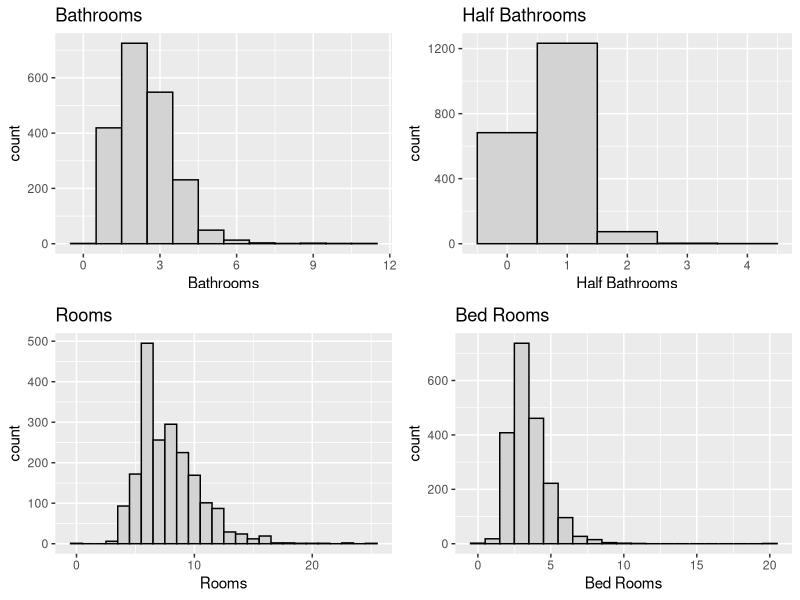
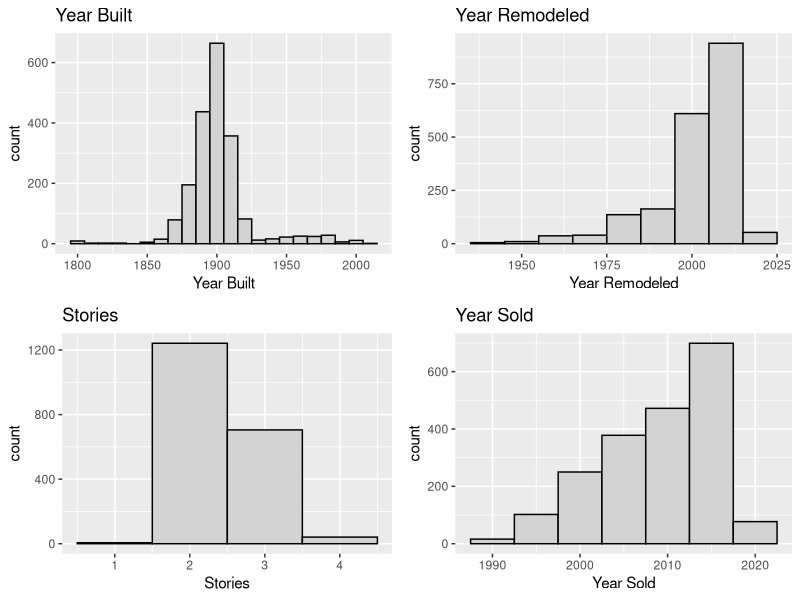
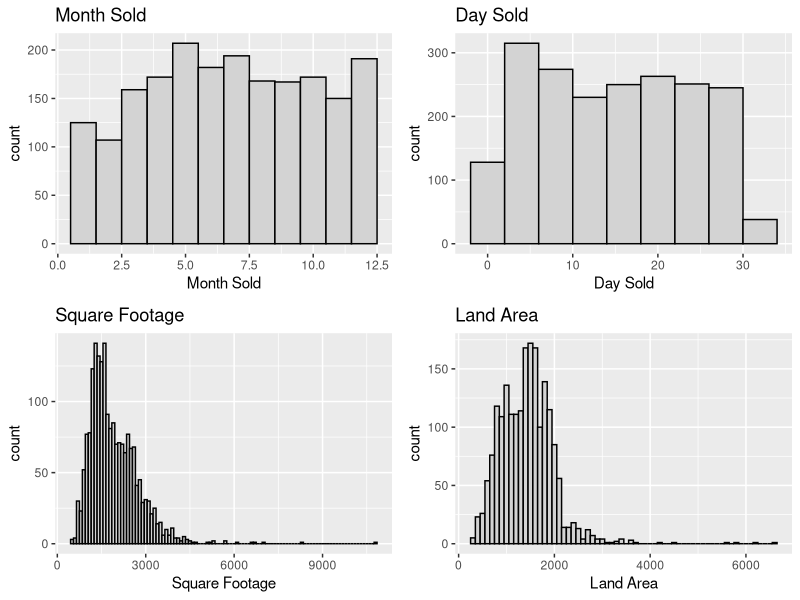
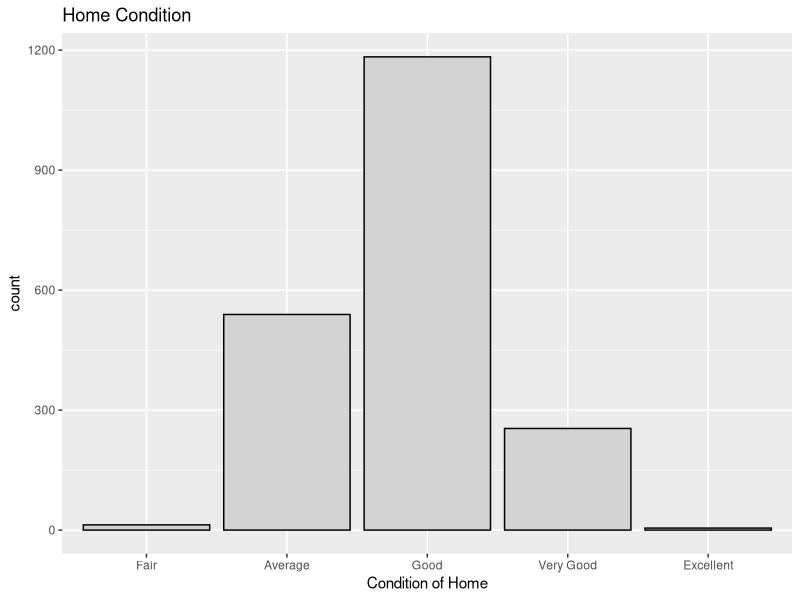
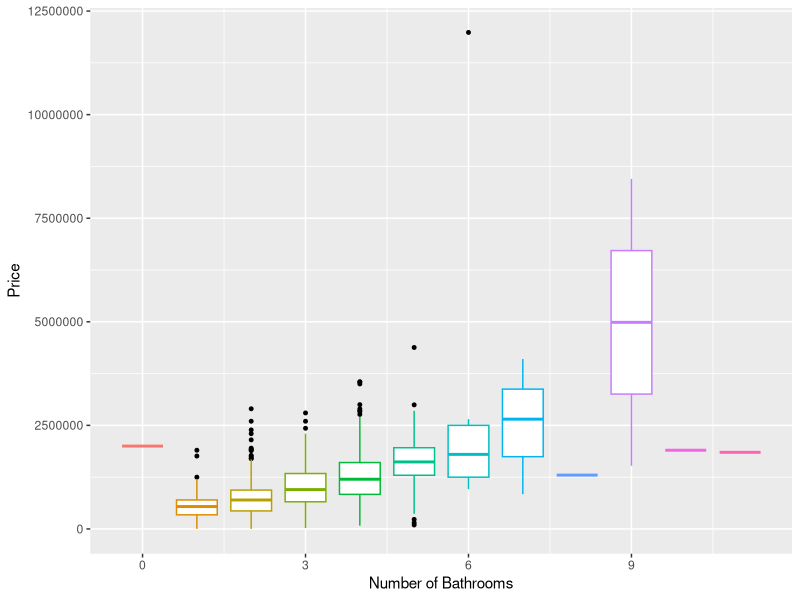
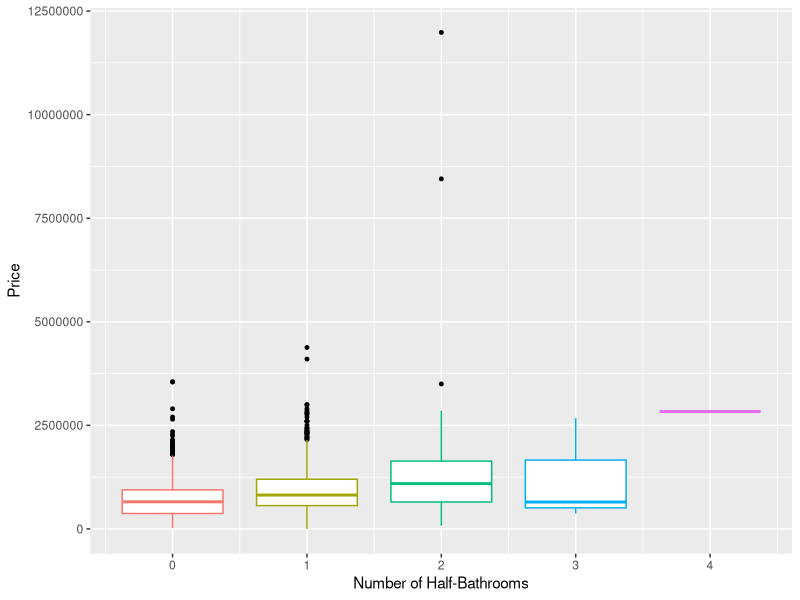
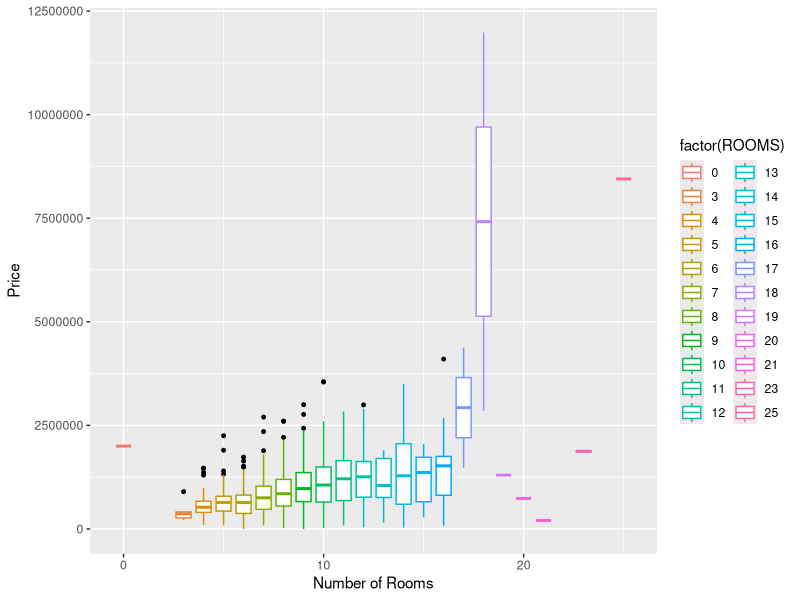
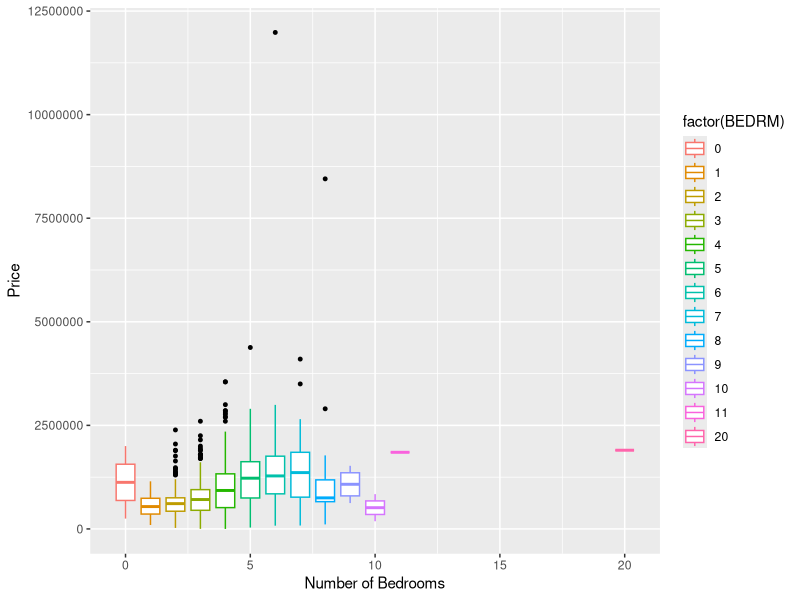

Write R code to recreate these figures, in order.
## ---- chunk 1
knitr::opts_chunk$set(echo = TRUE)
library(ggplot2)
library(dplyr)
library(readr)
library(car)
library(broom)
library(corrplot)
library(gridExtra)
## ---- chunk 2

houses <- read.csv("DC_properties_clean.csv")

excl_rows <- houses[sample(nrow(houses), 5), ] # Exclude Random Rows
houses <- setdiff(houses, excl_rows)

houses$CNDTN <- factor(houses$CNDTN, order = TRUE, levels = c("Fair", "Average", "Good", "Very Good", "Excellent"))

## ---- chunk 3

summary(houses)

require(gridExtra)

plot1 <- ggplot(houses, aes(x = BATHRM))+
  geom_histogram(color="black", fill="light gray", binwidth = 1)+
  labs(x="Bathrooms", title="Bathrooms")

plot2 <- ggplot(houses, aes(x = HF_BATHRM))+
  geom_histogram(color="black", fill="light gray", binwidth = 1)+
  labs(x="Half Bathrooms", title="Half Bathrooms")

plot3 <- ggplot(houses, aes(x = ROOMS))+
  geom_histogram(color="black", fill="light gray", binwidth = 1)+
  labs(x="Rooms", title="Rooms")

plot4 <- ggplot(houses, aes(x = BEDRM))+
  geom_histogram(color="black", fill="light gray", binwidth = 1)+
  labs(x="Bed Rooms", title="Bed Rooms")

grid.arrange(plot1, plot2, plot3, plot4, nrow =2, ncol = 2)



plot5 <- ggplot(houses, aes(x = AYB))+
  geom_histogram(color="black", fill="light gray", binwidth = 10)+
  labs(x="Year Built", title="Year Built")

plot6 <- ggplot(houses, aes(x = YR_RMDL))+
  geom_histogram(color="black", fill="light gray", binwidth = 10)+
  labs(x="Year Remodeled", title="Year Remodeled")

plot7 <- ggplot(houses, aes(x = STORIES))+
  geom_histogram(color="black", fill="light gray", binwidth = 1)+
  labs(x="Stories", title="Stories")

plot8 <- ggplot(houses, aes(x = SALEYEAR))+
  geom_histogram(color="black", fill="light gray", binwidth = 5)+
  labs(x="Year Sold", title="Year Sold")

grid.arrange(plot5, plot6, plot7, plot8, nrow =2, ncol = 2)



plot9 <- ggplot(houses, aes(x = SALEMONTH))+
  geom_histogram(color="black", fill="light gray", binwidth = 1)+
  labs(x="Month Sold", title="Month Sold")

plot10 <- ggplot(houses, aes(x = SALEDAY))+
  geom_histogram(color="black", fill="light gray", binwidth = 4)+
  labs(x="Day Sold", title="Day Sold")

plot11 <- ggplot(houses, aes(x = GBA))+
  geom_histogram(color="black", fill="light gray", binwidth = 100)+
  labs(x="Square Footage", title="Square Footage")

plot12 <- ggplot(houses, aes(x = LANDAREA))+
  geom_histogram(color="black", fill="light gray", binwidth = 100)+
  labs(x="Land Area", title="Land Area")

grid.arrange(plot9, plot10, plot11, plot12, nrow =2, ncol = 2)


ggplot(houses, aes(x = CNDTN))+
  geom_bar(color="black", fill="light gray")+
  labs(x="Condition of Home", title="Home Condition")



# Boxplots to identify outliers
#For many of these we had to factor the variables within the boxplot to have a more accurate look at where the outliers are. For example, because there are so many years, lumping them all together for AYB & YR_RMDL doesnt make sense.

ggplot(houses, aes(x=BATHRM, y = PRICE, color = factor(BATHRM))) +
  geom_boxplot(outlier.color = "black", outlier.size = 1, show.legend = FALSE) +
  labs(x="Number of Bathrooms", y="Price")
    
ggplot(houses, aes(x=HF_BATHRM, y=PRICE, color = factor(HF_BATHRM))) +
  geom_boxplot(outlier.color = "black", outlier.size = 1, show.legend = FALSE) +
  labs(x="Number of Half-Bathrooms", y="Price")

ggplot(houses, aes(x=ROOMS, y=PRICE, color = factor(ROOMS))) +
  geom_boxplot(outlier.color = "black", outlier.size = 1) +
  labs(x="Number of Rooms", y="Price")

ggplot(houses, aes(x=BEDRM, y=PRICE, color = factor(BEDRM))) +
  geom_boxplot(outlier.color = "black", outlier.size = 1) +
  labs(x="Number of Bedrooms", y="Price")


ggplot(houses, aes(x=AYB, y=PRICE, color = factor(AYB))) +
  geom_boxplot(outlier.color = "black", outlier.size = 1, show.legend = FALSE) +
  labs(x="Year Built", y="Price")

ggplot(houses, aes(x=YR_RMDL, y=PRICE, color = factor(YR_RMDL))) +
  geom_boxplot(outlier.color = "black", outlier.size = 1, show.legend = FALSE) +
  labs(x="Year Remodeled", y="Price") +
  coord_flip()

ggplot(houses, aes(x=STORIES, y=PRICE, color = factor(STORIES))) +
  geom_boxplot(outlier.color = "black", outlier.size = 1) +
  labs(x="Number of Stories", y="Price")

ggplot(houses, aes(x=SALEYEAR, y=PRICE, color = factor(SALEYEAR))) +
  geom_boxplot(outlier.color = "black", outlier.size = 1) +
  labs(x="Year of Most Recent Sale", y="Price")

ggplot(houses, aes(x=GBA, y=PRICE)) +
  geom_boxplot(outlier.color = "black", outlier.size = 1) +
  labs(x="Gross Building Area", y="Price")

ggplot(houses, aes(x=CNDTN, y=PRICE, color = factor(CNDTN))) +
  geom_boxplot(outlier.color = "black", outlier.size = 1) +
  labs(x="Condition", y="Price")

ggplot(houses, aes(x=LANDAREA, y=PRICE)) +
  geom_boxplot(outlier.color = "black", outlier.size = 1) +
  labs(x="Land Area", y="Price")

## ---- chunk 4

## ---- chunk 5

# scatterplots


# price by room
room_price <- ggplot(houses, aes(x = ROOMS, y = PRICE))
room_price_plot <- room_price + geom_point()

# price by year
year_price <- ggplot(houses, aes(x = SALEYEAR, y = PRICE))
year_price_plot <- year_price + geom_point()


# price by month
month_price <- ggplot(houses, aes(x = SALEMONTH, y = PRICE))
month_price_plot <- month_price + geom_point()

# price by day of month
day_price <- ggplot(houses, aes(x = SALEDAY, y = PRICE))
day_price_plot <-  day_price + geom_point()

grid.arrange(room_price_plot, year_price_plot, month_price_plot, day_price_plot, nrow = 2,  ncol = 2)

## ---- chunk 6

# Use corrplot to display a correlation matrix of that variables

corr_matrix <- cor(data.frame(houses$HF_BATHRM, houses$BATHRM, houses$ROOMS, houses$BEDRM,houses$AYB, houses$YR_RMDL, houses$PRICE, houses$SALEYEAR, houses$STORIES, houses$LANDAREA, houses$GBA))
colnames(corr_matrix) <- c("Half-bath", "Bathrooms", "Rooms", "Bedrooms", "Year Built", "Year Remodeled", "Price", "Sale Year", "Stories", "Landarea", "Building Area")
rownames(corr_matrix) <- c("Half-bath", "Bathrooms", "Rooms", "Bedrooms", "Year Built", "Year Remodeled", "Price", "Sale Year", "Stories", "Landarea", "Building Area")
corrplot(corr_matrix, type = "upper", order = "hclust", 
         tl.col = "black", tl.srt = 36, insig = NULL)

## ---- chunk 7

# 5. Identification and evaluation of suitable model

fit <- lm(data = houses, PRICE ~ BATHRM + HF_BATHRM  + ROOMS + BEDRM + AYB + YR_RMDL + STORIES + SALEMONTH + SALEDAY + SALEYEAR + GBA + CNDTN + LANDAREA)

# Review p-values, check sign of estimates

summary(fit)

## ---- chunk 8

# Review ANOVA and compare F statistic

anova(fit)

## ---- chunk 9

# Residual plot and look for non-constant variance

fit.df <- augment(fit)
ggplot(fit.df, aes(x = .fitted, y = .resid))+
  geom_point()+
  geom_hline(yintercept = 0, linetype = 2)+
  labs( x = "Fitted Values", y = "Residuals")

## ---- chunk 10
# Shapiro-Wilk test for normality

shapiro.test(fit$residuals)

## ---- chunk 11
# ncvTest for constant variance

ncvTest(fit)

## ---- chunk 12

# Variance Inflation Factor (used to identify multicllinearity >= 10)

vif(fit)

## ---- chunk 13
# Review R2 value
# From summary above: adjusted R^2 = .6984

# Drop non-significant predictor variables (Droped AYB: +.0002, Rooms: No change, other lower)
fit <- lm(data = houses, PRICE ~ BATHRM + HF_BATHRM  +  BEDRM + YR_RMDL + STORIES + SALEMONTH + SALEDAY + SALEYEAR + GBA + CNDTN + LANDAREA)
#summary(fit)

# If multicollinearity is present, drop one correlated variable (None present)

#Variable Transformations
#powerTransform(houses$HF_BATHRM+1) # .776
#powerTransform(houses$BEDRM+1) # -.130
#powerTransform(houses$STORIES+1) # -2.084
#powerTransform(houses$SALEMONTH) # .809
#powerTransform(houses$SALEYEAR-1990) # 1.48 - didn't help
#powerTransform(houses$GBA) # -.08 -> LOG
#powerTransform(houses$LANDAREA) # .35 -> SQRT

fit <- lm(data = houses, PRICE ~  BATHRM  + HF_BATHRM  + BEDRM + log(BEDRM+1) + STORIES  + SALEMONTH + SALEDAY + SALEYEAR  + GBA + log(GBA) + CNDTN + LANDAREA )
#summary(fit) # R^2 increased to .7269

# Transform the outcome variable if the residual plot looks suspicious
powerTransform(houses$PRICE) #.33 -> sqrt

# log lowers R2: .6589
fit1 <- lm(data = houses, log(PRICE) ~ BATHRM  + HF_BATHRM  + BEDRM + log(BEDRM+1) + STORIES  + SALEMONTH + SALEDAY + SALEYEAR  + GBA + log(GBA) + CNDTN + LANDAREA )
#summary(fit1)
# sqrt increase R2: .7481, drop YR_RMDL + .0001
fit2 <- lm(data = houses, sqrt(PRICE) ~ BATHRM  + HF_BATHRM  + BEDRM + log(BEDRM+1) + STORIES  + SALEMONTH + SALEDAY + SALEYEAR  + GBA + log(GBA) + CNDTN + LANDAREA )
#summary(fit2)
# inverse drastically decrease
fit3 <- lm(data = houses, I(1/PRICE) ~ BATHRM  + HF_BATHRM  + BEDRM + log(BEDRM+1) + STORIES  + SALEMONTH + SALEDAY + SALEYEAR  + GBA + log(GBA) + CNDTN + LANDAREA )
#summary(fit3)

## ---- chunk 14

fit_final <- lm(data = houses, sqrt(PRICE) ~  BATHRM  + HF_BATHRM  + BEDRM  + log(BEDRM+1) + STORIES  + SALEMONTH + SALEDAY + SALEYEAR  + GBA + log(GBA) + CNDTN + LANDAREA )
summary(fit_final) # R^2 increased to .7481

fit_final.df <- augment(fit_final)
ggplot(fit_final.df, aes(x = .fitted, y = .resid))+
  geom_point()+
  geom_hline(yintercept = 0, linetype = 2)+
  labs( x = "Fitted Values", y = "Residuals")

## ---- chunk 15

#using AIC & BIC for model comparison
cat("Initial Model AIC: ", AIC(fit))
cat("Initial Model BIC: ", BIC(fit))
cat("Final Model AIC: ", AIC(fit_final))
cat("Final Model BIC: ", BIC(fit_final))

# The AIC and BIC for fit_final are both lower, so that is the better model

## ---- chunk 16

excl_rows
## ---- chunk 17

# 6. Application of the model 

# Test on excluded rows
predict(fit_final, newdata = excl_rows, interval = "predict")

## ---- chunk 18
summary(houses$PRICE)
